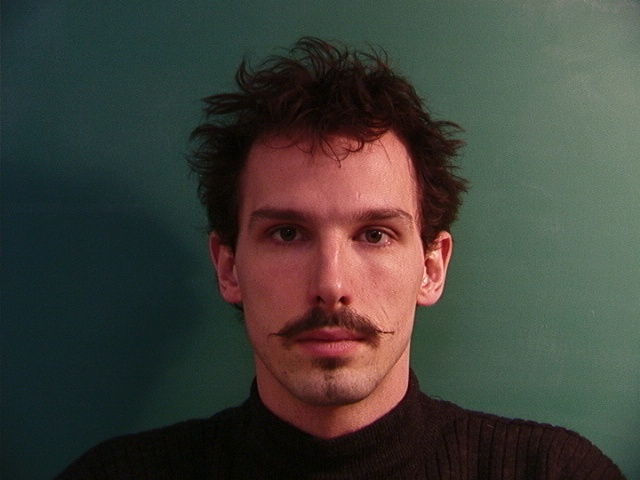
//> input picture 1A/CS-AD/TP3/Projet_TP3_Fournitures/Images_Projet_2020/10-5.jpg, 640 x 480 px
$ ./kmeans ../../1A/CS-AD/TP3/Projet_TP3_Fournitures/Images_Projet_2020/10-5.jpg 3 ../../1A/CS-AD/TP3/Projet_TP3_Fournitures/Images_Projet_2020/11-1.jpg   (built with g++ and OpenCV 4)
//> lines starting //> are read from the running program, lines starting //| are printed output that depends on the picture; after the words box and inside, x2 and y2 are one past the last pixel; in counts of white or black regions, pixels touching at a corner belong together
#include <opencv2/core.hpp>
#include <opencv2/imgcodecs.hpp>
#include <opencv2/highgui.hpp>
#include <opencv2/imgproc.hpp>
#include <opencv2/imgcodecs.hpp>
#include <iostream>

using namespace cv;
using namespace std;

void printHelp(const string& progName)
{
    cout << "Usage:\n\t " << progName << " <image_file> <K_num_of_clusters> [<image_ground_truth>]" << endl;
}

vector<int> mykmeans(Mat image, int k, int max_iter, vector<int> labels, Mat centers) {

    // Conversion to grayscale
    Mat gray_image = image.clone();
    cvtColor(image, gray_image, CV_BGR2GRAY);
		gray_image = gray_image.reshape(1, image.rows*image.cols);

    // Partition of the picture given the grayscale of the pixels
    int step = (int) 255/k;
    vector<int> sum(k,0);    // To prepare centers' estimation
    vector<int> count(k,0);  // To prepare centers' estimation
    for (int i=0; i<gray_image.rows; i++) {
        for (int c=0; c<k; c++) {
            int color = (int) gray_image.at<uchar>(i,0);
            if (color < (c+1)*step) {
                labels.push_back(c);
                sum[c] += color;
                count[c] ++;
                break;
            }
        }
    }

    // Estimate centers
    for (int i=0; i<k; i++) {
        centers.at<float>(i,0) = float(sum[i])/float(count[i]);
    }

    // Iterations
    bool modified = true;
	int nb_iters;
    while (modified) {
	nb_iters ++;
        modified = false;
        for (int i=0; i<gray_image.rows; i++) {
            int min = 255;
            int argmin;
            for (int c=0; c<centers.rows; c++) {
                int diff = abs(gray_image.at<uchar>(i,0) - centers.at<float>(c,0));
                if (diff <= min) {
                    min = diff;
                    argmin = c;
                }
            }
            if (argmin != labels[i]) {
                modified = true;
                sum[labels[i]] -= gray_image.at<uchar>(i,0);
                count[labels[i]] --;
                labels[i] = argmin;
                sum[argmin] += gray_image.at<uchar>(i,0);
                count[argmin] ++;
            }
        }

        for (int i=0; i<k; i++) {
            centers.at<float>(i,0) = sum[i]/count[i];
        }

				if (nb_iters == max_iter) {
					modified = false;
				}
    }
		return labels;
}

// Function which evaluates the quality of our segmentation (we  consider positives to be white pixels and negatives to be be black ones)
// Params :
//      In :    Mat result -> the result of our segmentation ie a black and white image
//              Mat ref -> the reference segmentation given in the subject, considered as 100% correct
//      Out :   Vector<int> containing the different indicators, its shape is [TP,FN,FP]
vector<int> evaluate(Mat result, Mat ref) {

    vector<int> counts(3);

    for (int i = 0; i<result.rows; i++) {
        for (int j = 0;j<result.cols;j++) {
            if (result.at<uchar>(i,j) >= 127 && ref.at<uchar>(i,j) >= 127) {
                counts[0] ++;
            } else if (result.at<uchar>(i,j) < 127 && ref.at<uchar>(i,j) >= 127) {
                counts[1] ++;
            } else if (result.at<uchar>(i,j) >= 127 && ref.at<uchar>(i,j) < 127) {
                counts[2] ++;
            }
        }
    }
    return counts;
}

int main(int argc, char** argv)
{
    if (argc != 3 && argc !=4)
    {
        cout << " Incorrect number of arguments." << endl;
        printHelp(string(argv[0]));
        return EXIT_FAILURE;
    }

    const auto imageFilename = string(argv[1]);
    const string groundTruthFilename = (argc ==4) ? string(argv[3]) : string();
    const int k = stoi(argv[2]);

    // Loading the input images

    Mat image;
    image = imread(imageFilename, CV_LOAD_IMAGE_COLOR);
//> image is the input picture: 480 rows x 640 cols, CV_8UC3; mean B, G, R 57.7, 64.5, 64.1
    cout << image.size() << endl;
//| [640 x 480]
    if(image.empty())
    {
        cout << "Could not open or find the image" << std::endl;
        return EXIT_FAILURE;
    }

    Mat image_ref;
    image_ref = imread(groundTruthFilename, CV_LOAD_IMAGE_COLOR);
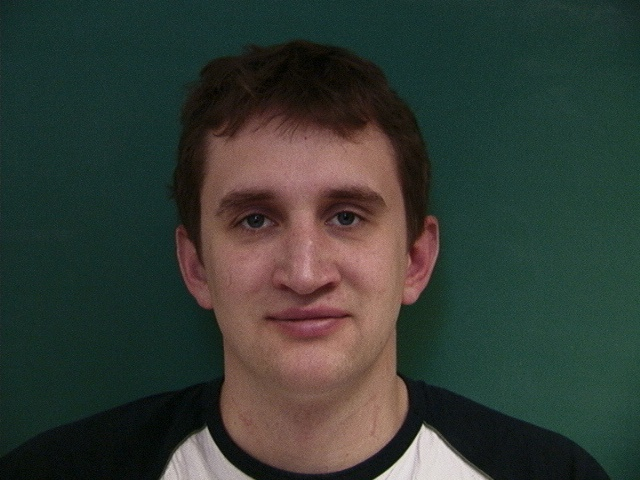
//> input picture 1A/CS-AD/TP3/Projet_TP3_Fournitures/Images_Projet_2020/11-1.jpg, 640 x 480 px
//> image_ref is the input picture: 480 rows x 640 cols, CV_8UC3; mean B, G, R 53, 59.7, 51.7

    if(image_ref.empty())
    {
        cout << "Could not open or find the image" << std::endl;
        return EXIT_FAILURE;
    }

    // Creating the work variable by modifying the image we loaded

    Mat image_vect = image.reshape(1, image.rows*image.cols);
    image_vect.convertTo(image_vect,CV_32F);

    // Declaring useful variables

    vector<int> labels_ocv;
    int attempts = 10;
    int flags;
    Mat_<float> centers_ocv;

		vector<int> labels_perso;
		Mat centers_perso(k,1,CV_32F, Scalar(0));

    // Calling kmean

    cout << "Entering Kmeans" << std::endl;

    cv::kmeans(image_vect, k, labels_ocv, TermCriteria(TermCriteria::EPS+TermCriteria::COUNT, 10, 1.0), attempts, flags, centers_ocv);
//> labels_ocv = 307200 items; flags = 0; centers_ocv = [[84.63, 98.45, 91.53], [111.9, 125.3, 205.8], [34.51, 36.18, 30.61]]
    vector<int> labels_perso_computed = mykmeans(image, k, 100, labels_perso, centers_perso);
//> in mykmeans, `cvtColor(image, gray_image, CV_BGR2GRAY);`:
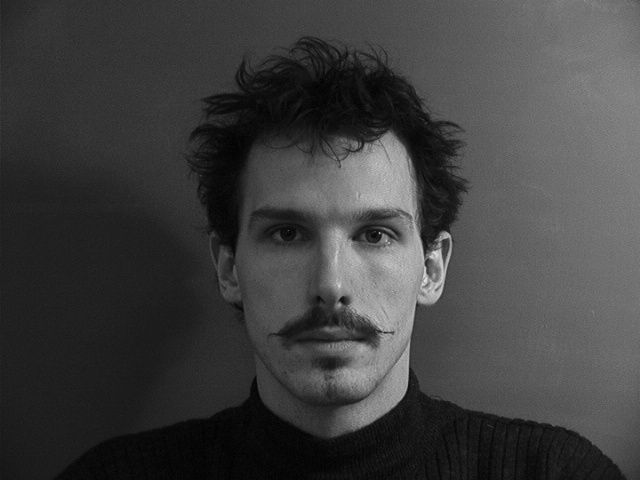
//> gray_image: 480 rows x 640 cols, CV_8UC1; min 0, max 228, mean 63.6
//> after the loop in mykmeans, `for (int i=0; i<gray_image.rows; i++)`: labels = 307200 items; sum = [8498096, 10494579, 536387]; count = [209109, 95070, 3021]
//> the loop in mykmeans, `while (modified)` made 18 passes
//> modified on passes 1 to 12: true, true, true, true, true, true, true, true, true, true, true, true
//> after the loop in mykmeans, `while (modified)`: nb_iters = 18; modified = false; sum = [5210072, 7165185, 7153805]; count = [162339, 88180, 56681]; centers = [32, 81, 126]
//> centers_perso = [32, 81, 126]; labels_perso_computed = 307200 items

    cout << "Kmeans done" << std::endl;
    // [7 lines of commented-out code are left out]

    Mat result_perso(image.rows*image.cols,1,CV_8UC1,Scalar(0));
    for (int i = 0; i<image.rows*image.cols; i++){
				if (labels_perso_computed[i] == 0) {
        	result_perso.at<uchar>(i,0) = 255;
				} else if (labels_perso_computed[i] == 1) {
					result_perso.at<uchar>(i,0) = 0;
				}
    }
    result_perso = result_perso.reshape(1, image.rows);
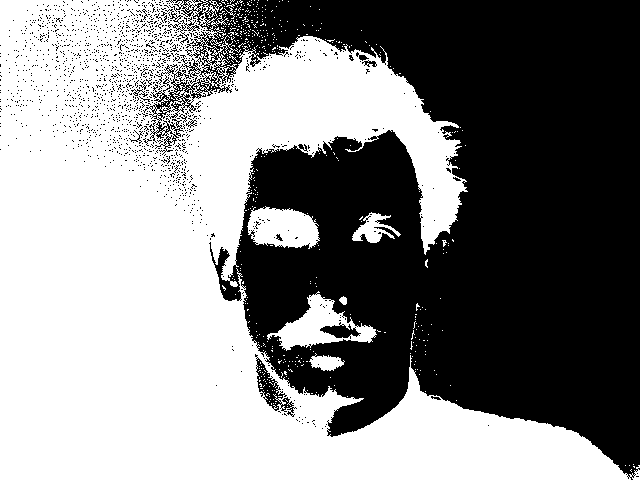
//> result_perso: 480 rows x 640 cols, CV_8UC1; 52.8% white; 1579 black regions (1565 under 20 px), largest, box (x1, y1, x2, y2) and area: (143, 0, 640, 480) 140334, (255, 354, 297, 417) 705, (320, 322, 361, 339) 337
    result_perso.convertTo(result_perso,CV_8UC1);
		cout << result_perso.size() << endl;
//| [640 x 480]
    // [5 lines of commented-out code are left out]
    Mat result_ocv(image.rows*image.cols,1,CV_8UC1,Scalar(0));
		cout << labels_ocv.size() << endl;
//| 307200
		cout << result_ocv.size() << endl;
//| [1 x 307200]
    for (int i=0; i<image.rows*image.cols; i++) {
        result_ocv.at<uchar>(i,0) = 255*(1-labels_ocv[i]);
    }
		result_ocv = result_ocv.reshape(1, image.rows);
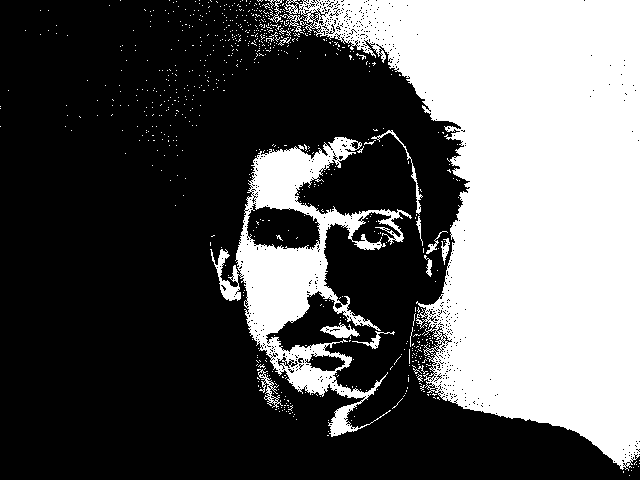
//> result_ocv: 480 rows x 640 cols, CV_8UC1; min 0, max 255, mean 92.5
    result_ocv.convertTo(result_ocv,CV_8UC1);
    //imageFilename.erase(imageFilename.end()-4, 4);
    //String path = path + "_kmeans.jpg";
    //imwrite(path, result);
    imwrite("../results/ocv_kmeans8.png", result_ocv);

    //imageFilename.erase(imageFilename.end()-4, 4);
    //String path = path + "_kmeans.jpg";
    //imwrite(path, result);
    imwrite("../results/mykmeans8.png", result_perso);


    // Display

        //Indicators
    vector<int> counts_ocv = evaluate(result_ocv, image_ref);
//> after the loop in evaluate, `for (int i = 0; i<result.rows; i++)`: counts = [1094, 4082, 109603]
//> counts_ocv = [1094, 4082, 109603]
		cout << counts_ocv[0] <<endl;
//| 1094
		cout << counts_ocv[1] <<endl;
//| 4082
		cout << counts_ocv[2] <<endl;
//| 109603
    float p_ocv = float(counts_ocv[0])/(counts_ocv[0]+counts_ocv[2]);
//> p_ocv = 0.00988
    float s_ocv = float(counts_ocv[0])/(counts_ocv[0]+counts_ocv[1]);
//> s_ocv = 0.211
    float dsc_ocv = 2*float(counts_ocv[0])/(2*counts_ocv[0]+counts_ocv[2]+counts_ocv[1]);
//> dsc_ocv = 0.0189

    cout << "Accuracy for open cv: " << p_ocv << std::endl;
//| Accuracy for open cv: 0.00988283
    cout << "Sensibility for open cv: " << s_ocv << std::endl;
//| Sensibility for open cv: 0.21136
    cout << "Similarity for open cv: " << dsc_ocv << std::endl;
//| Similarity for open cv: 0.0188827

		vector<int> counts_perso = evaluate(result_perso, image_ref);
//> counts_perso = [3861, 1315, 158478]
		cout << counts_perso[0] <<endl;
//| 3861
		cout << counts_perso[1] <<endl;
//| 1315
		cout << counts_perso[2] <<endl;
//| 158478
    float p_perso = float(counts_perso[0])/(counts_perso[0]+counts_perso[2]);
//> p_perso = 0.0238
    float s_perso = float(counts_perso[0])/(counts_perso[0]+counts_perso[1]);
//> s_perso = 0.746
    float dsc_perso = 2*float(counts_perso[0])/(2*counts_perso[0]+counts_perso[2]+counts_perso[1]);
//> dsc_perso = 0.0461

    cout << "Accuracy for my kmeans: " << p_perso << std::endl;
//| Accuracy for my kmeans: 0.0237836
    cout << "Sensibility for my kmeans: " << s_perso << std::endl;
//| Sensibility for my kmeans: 0.745943
    cout << "Similarity for my kmeans: " << dsc_perso << std::endl;
//| Similarity for my kmeans: 0.0460974

        //Images
    namedWindow("Start", CV_WINDOW_AUTOSIZE);
    imshow("Start", image);
    namedWindow("Reference", CV_WINDOW_AUTOSIZE);
    imshow("Reference", image_ref);
    namedWindow("Result_OCV", CV_WINDOW_AUTOSIZE);
    imshow("Result_OCV", result_ocv);
		namedWindow("Result_Perso", CV_WINDOW_AUTOSIZE);
    imshow("Result_Perso", result_perso);

    waitKey(0);

    return EXIT_SUCCESS;
}
